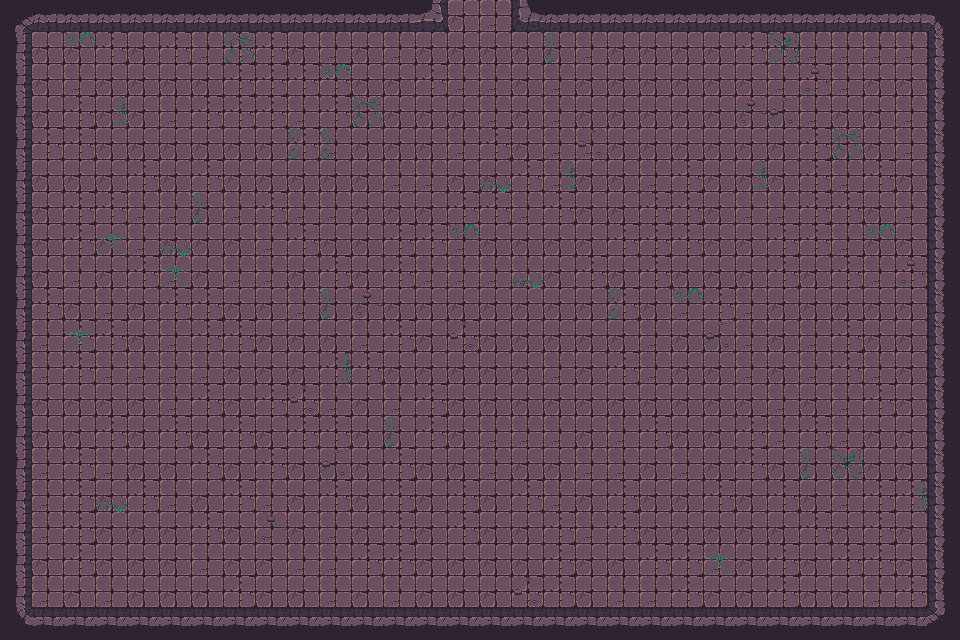

Rendered tile map (Tiled .tmx) drawn with the repository's tilesets; below, a short description and the full map source, tile grids included:
An orthogonal 30x20 tile map with 32x32 px tiles, 3 tile layers (Walls, Decor, Items), 2 tilesets and 58 objects.

<map version="1.10" tiledversion="1.11.2" orientation="orthogonal" renderorder="right-down" width="30" height="20" tilewidth="32" tileheight="32" infinite="0" nextlayerid="3" nextobjectid="1">
    <tileset firstgid="1" name="Town Tileset" tilewidth="32" tileheight="32" tilecount="64" columns="8">
        <image source="../../../tiles/World H Tileset.png" trans="ff00ff" width="256" height="256" />
        <tile id="4">
            <objectgroup draworder="index" id="2">
                <object id="1" x="0" y="0" width="32" height="32" />
            </objectgroup>
        </tile>
        <tile id="5">
            <objectgroup draworder="index" id="2">
                <object id="1" x="0" y="0" width="32" height="32" />
            </objectgroup>
        </tile>
        <tile id="6">
            <objectgroup draworder="index" id="2">
                <object id="1" x="0" y="0" width="32" height="32" />
            </objectgroup>
        </tile>
        <tile id="7">
            <objectgroup draworder="index" id="2">
                <object id="1" x="0" y="0" width="32" height="32" />
            </objectgroup>
        </tile>
        <tile id="8">
            <objectgroup draworder="index" id="2">
                <object id="1" x="0" y="0" width="32" height="32" />
            </objectgroup>
        </tile>
        <tile id="10">
            <objectgroup draworder="index" id="2">
                <object id="1" x="0" y="32" width="32" height="0" />
            </objectgroup>
        </tile>
        <tile id="11">
            <objectgroup draworder="index" id="2">
                <object id="1" x="0" y="32" width="32" height="0" />
                <object id="2" x="32" y="0" width="0" height="32" />
            </objectgroup>
        </tile>
        <tile id="12">
            <objectgroup draworder="index" id="2">
                <object id="1" x="32" y="0" width="0" height="32" />
            </objectgroup>
        </tile>
        <tile id="13">
            <objectgroup draworder="index" id="2">
                <object id="1" x="0" y="32" width="32" height="0" />
                <object id="2" x="0" y="32" width="32" height="0" />
                <object id="3" x="0" y="0" width="0" height="32" />
            </objectgroup>
        </tile>
        <tile id="14">
            <objectgroup draworder="index" id="2">
                <object id="1" x="0" y="0" width="0" height="32" />
            </objectgroup>
        </tile>
        <tile id="16">
            <objectgroup draworder="index" id="2">
                <object id="1" x="0" y="0" width="32" height="32" />
            </objectgroup>
        </tile>
        <tile id="24">
            <objectgroup draworder="index" id="2">
                <object id="1" x="0" y="0" width="32" height="32" />
            </objectgroup>
        </tile>
    </tileset>
    <tileset firstgid="65" name="Dungeon Crawler Tileset" tilewidth="32" tileheight="32" tilecount="100" columns="10">
        <image source="../../../tiles/Dungeon_Tile.png" trans="" width="320" height="320" />
        <tile id="2">
            <objectgroup draworder="index" id="2">
                <object id="1" x="0" y="0" width="32" height="32" />
            </objectgroup>
        </tile>
        <tile id="3">
            <objectgroup draworder="index" id="2">
                <object id="1" x="0" y="0" width="32" height="32" />
            </objectgroup>
        </tile>
        <tile id="4">
            <objectgroup draworder="index" id="2">
                <object id="1" x="0" y="0" width="32" height="32" />
            </objectgroup>
        </tile>
        <tile id="5">
            <objectgroup draworder="index" id="2">
                <object id="1" x="0" y="0" width="32" height="32" />
            </objectgroup>
        </tile>
        <tile id="6">
            <objectgroup draworder="index" id="2">
                <object id="1" x="0" y="0" width="32" height="32" />
            </objectgroup>
        </tile>
        <tile id="8">
            <objectgroup draworder="index" id="2">
                <object id="1" x="0" y="0" width="32" height="32" />
            </objectgroup>
        </tile>
        <tile id="12">
            <objectgroup draworder="index" id="2">
                <object id="1" x="0" y="0" width="32" height="32" />
            </objectgroup>
        </tile>
        <tile id="13">
            <objectgroup draworder="index" id="2">
                <object id="1" x="0" y="0" width="32" height="32" />
            </objectgroup>
        </tile>
        <tile id="14">
            <objectgroup draworder="index" id="2">
                <object id="1" x="0" y="0" width="32" height="32" />
            </objectgroup>
        </tile>
        <tile id="15">
            <objectgroup draworder="index" id="2">
                <object id="1" x="0" y="0" width="32" height="32" />
            </objectgroup>
        </tile>
        <tile id="16">
            <objectgroup draworder="index" id="2">
                <object id="1" x="0" y="0" width="32" height="32" />
            </objectgroup>
        </tile>
        <tile id="18">
            <objectgroup draworder="index" id="2">
                <object id="1" x="0" y="0" width="32" height="32" />
            </objectgroup>
        </tile>
        <tile id="22">
            <objectgroup draworder="index" id="2">
                <object id="1" x="0" y="0" width="32" height="32" />
            </objectgroup>
        </tile>
        <tile id="23">
            <objectgroup draworder="index" id="2">
                <object id="1" x="0" y="0" width="32" height="32" />
            </objectgroup>
        </tile>
        <tile id="24">
            <objectgroup draworder="index" id="2">
                <object id="1" x="0" y="0" width="32" height="32" />
            </objectgroup>
        </tile>
        <tile id="25">
            <objectgroup draworder="index" id="2">
                <object id="1" x="0" y="0" width="32" height="32" />
            </objectgroup>
        </tile>
        <tile id="26">
            <objectgroup draworder="index" id="2">
                <object id="1" x="0" y="0" width="32" height="32" />
            </objectgroup>
        </tile>
        <tile id="28">
            <objectgroup draworder="index" id="2">
                <object id="1" x="0" y="0" width="32" height="32" />
            </objectgroup>
        </tile>
        <tile id="32">
            <objectgroup draworder="index" id="2">
                <object id="1" x="0" y="0" width="32" height="32" />
            </objectgroup>
        </tile>
        <tile id="33">
            <objectgroup draworder="index" id="2">
                <object id="1" x="0" y="0" width="32" height="32" />
            </objectgroup>
        </tile>
        <tile id="34">
            <objectgroup draworder="index" id="2">
                <object id="1" x="0" y="0" width="32" height="32" />
            </objectgroup>
        </tile>
        <tile id="35">
            <objectgroup draworder="index" id="2">
                <object id="1" x="0" y="0" width="32" height="32" />
            </objectgroup>
        </tile>
        <tile id="36">
            <objectgroup draworder="index" id="2">
                <object id="1" x="0" y="0" width="32" height="32" />
            </objectgroup>
        </tile>
        <tile id="38">
            <objectgroup draworder="index" id="2">
                <object id="1" x="0" y="0" width="32" height="32" />
            </objectgroup>
        </tile>
        <tile id="42">
            <objectgroup draworder="index" id="2">
                <object id="1" x="0" y="0" width="32" height="32" />
            </objectgroup>
        </tile>
        <tile id="43">
            <objectgroup draworder="index" id="2">
                <object id="1" x="0" y="0" width="32" height="32" />
            </objectgroup>
        </tile>
        <tile id="44">
            <objectgroup draworder="index" id="2">
                <object id="1" x="0" y="0" width="32" height="32" />
            </objectgroup>
        </tile>
        <tile id="45">
            <objectgroup draworder="index" id="2">
                <object id="1" x="0" y="0" width="32" height="32" />
            </objectgroup>
        </tile>
        <tile id="46">
            <objectgroup draworder="index" id="2">
                <object id="1" x="0" y="0" width="32" height="32" />
            </objectgroup>
        </tile>
        <tile id="48">
            <objectgroup draworder="index" id="2">
                <object id="1" x="0" y="0" width="32" height="32" />
            </objectgroup>
        </tile>
        <tile id="52">
            <objectgroup draworder="index" id="2">
                <object id="1" x="0" y="0" width="32" height="32" />
            </objectgroup>
        </tile>
        <tile id="53">
            <objectgroup draworder="index" id="2">
                <object id="1" x="0" y="0" width="32" height="32" />
            </objectgroup>
        </tile>
        <tile id="54">
            <objectgroup draworder="index" id="2">
                <object id="1" x="0" y="0" width="32" height="32" />
            </objectgroup>
        </tile>
        <tile id="55">
            <objectgroup draworder="index" id="2">
                <object id="1" x="0" y="0" width="32" height="32" />
            </objectgroup>
        </tile>
        <tile id="56">
            <objectgroup draworder="index" id="2">
                <object id="1" x="0" y="0" width="32" height="32" />
            </objectgroup>
        </tile>
        <tile id="58">
            <objectgroup draworder="index" id="2">
                <object id="1" x="0" y="0" width="32" height="32" />
            </objectgroup>
        </tile>
        <tile id="62">
            <objectgroup draworder="index" id="2">
                <object id="1" x="0" y="0" width="32" height="32" />
            </objectgroup>
        </tile>
        <tile id="63">
            <objectgroup draworder="index" id="2">
                <object id="1" x="0" y="0" width="32" height="32" />
            </objectgroup>
        </tile>
        <tile id="64">
            <objectgroup draworder="index" id="2">
                <object id="1" x="0" y="0" width="32" height="32" />
            </objectgroup>
        </tile>
        <tile id="65">
            <objectgroup draworder="index" id="2">
                <object id="1" x="0" y="0" width="32" height="32" />
            </objectgroup>
        </tile>
        <tile id="66">
            <objectgroup draworder="index" id="2">
                <object id="1" x="0" y="0" width="32" height="32" />
            </objectgroup>
        </tile>
        <tile id="68">
            <objectgroup draworder="index" id="2">
                <object id="1" x="0" y="0" width="32" height="32" />
            </objectgroup>
        </tile>
        <tile id="80">
            <objectgroup draworder="index" id="2">
                <object id="1" x="0" y="0" width="32" height="32" />
            </objectgroup>
        </tile>
    </tileset>
    <layer id="1" name="Walls" width="30" height="20">
        <data encoding="csv">
67,68,68,68,68,68,68,68,68,68,68,68,68,103,75,66,100,68,68,68,68,68,68,68,68,68,68,68,68,69,
77,75,75,65,75,65,66,65,65,75,66,75,66,75,75,75,75,75,66,75,75,75,75,65,65,66,66,66,66,79,
77,75,66,75,75,75,75,65,65,65,65,75,75,65,66,66,75,66,75,75,75,75,75,75,66,65,66,75,75,79,
77,75,65,75,75,66,65,65,65,66,65,75,75,75,75,66,75,66,75,75,75,75,75,75,75,66,75,75,66,79,
77,65,65,75,75,75,75,75,75,65,66,75,75,75,66,65,75,66,66,75,75,75,75,75,75,65,75,75,66,79,
77,75,75,75,65,75,65,75,75,75,75,75,66,66,75,75,65,66,75,75,66,65,75,75,75,65,66,65,75,79,
77,75,65,65,66,66,75,66,65,66,66,75,75,75,65,65,66,65,75,75,65,65,75,66,66,65,65,75,66,79,
77,75,65,75,66,75,75,75,66,65,75,75,65,65,66,75,75,75,75,65,65,65,75,75,65,65,66,75,75,79,
77,75,66,75,65,66,75,66,66,75,65,75,65,66,66,66,66,75,65,75,65,75,75,75,65,75,65,66,65,79,
77,65,75,66,75,65,65,75,75,66,75,75,75,75,75,75,75,75,75,65,75,66,65,66,75,75,75,75,75,79,
77,66,65,65,75,66,65,65,75,75,75,66,65,75,65,75,75,75,75,75,66,75,75,66,75,66,65,75,75,79,
77,66,65,66,66,66,66,75,75,75,65,65,75,75,75,75,75,66,75,65,66,75,75,66,75,66,65,66,75,79,
77,75,75,75,75,66,65,75,65,65,66,75,66,65,75,75,75,75,75,75,75,75,75,75,66,75,66,65,75,79,
77,75,75,65,75,65,75,65,75,65,65,75,75,65,75,66,66,66,75,66,65,75,75,65,66,65,66,75,75,79,
77,66,65,66,75,75,65,75,65,75,75,75,65,75,75,66,75,75,66,66,75,66,75,65,75,75,75,75,75,79,
77,66,65,75,65,66,75,65,66,75,65,75,65,75,65,75,65,66,75,65,75,75,65,75,65,75,66,65,65,79,
77,66,65,75,75,75,65,75,66,75,66,75,65,75,65,75,75,65,66,65,75,75,75,75,75,65,75,65,75,79,
77,75,65,75,75,75,66,75,75,66,66,65,65,75,75,75,75,65,75,75,65,65,66,75,65,75,65,65,75,79,
77,66,75,66,75,75,75,65,75,75,66,75,66,75,75,75,65,65,75,66,66,65,75,75,65,75,75,66,65,79,
87,88,88,88,88,88,88,88,88,88,88,88,88,88,88,88,88,88,88,88,88,88,88,88,88,88,88,88,88,89
        </data>
    </layer>
    <layer id="1" name="Decor" width="30" height="20">
        <data encoding="csv">
133,133,133,133,133,133,133,133,133,133,133,133,133,133,133,133,133,133,133,133,133,133,133,133,133,133,133,133,133,133,
133,133,138,133,133,133,133,126,133,133,133,133,133,133,133,133,133,139,133,133,133,133,133,133,125,133,133,133,133,133,
133,133,133,133,133,133,133,133,133,133,138,133,133,133,133,133,133,133,133,133,133,133,133,133,133,115,133,133,133,133,
133,133,133,140,133,133,133,133,133,133,133,126,133,133,136,133,133,133,133,133,133,133,133,115,116,133,133,133,133,133,
133,133,133,133,133,133,133,136,133,139,139,133,133,133,133,133,133,133,116,133,133,133,133,133,133,133,126,133,133,133,
133,133,133,133,133,133,133,133,133,133,133,133,133,133,133,137,133,140,133,133,133,133,133,140,133,133,133,133,133,133,
133,133,133,133,133,133,139,133,133,133,133,133,133,133,133,133,133,133,133,133,133,133,133,133,133,133,133,133,133,133,
133,133,133,135,133,137,133,133,133,133,133,133,133,133,138,133,133,133,133,133,133,133,133,133,133,133,133,138,133,133,
133,136,133,133,133,135,133,133,133,133,133,133,133,133,133,133,137,133,133,133,133,133,133,133,133,133,133,133,115,133,
133,133,133,133,133,133,133,133,133,133,139,115,133,133,133,133,133,133,133,139,133,138,133,133,136,133,133,133,133,133,
133,133,135,133,133,133,133,133,133,133,133,133,133,136,116,133,133,133,133,133,133,133,116,133,133,133,133,133,133,133,
133,133,133,133,133,133,133,133,133,133,140,133,133,133,133,133,133,133,133,133,133,133,133,133,133,133,133,133,133,133,
133,133,133,133,133,133,133,133,133,116,133,133,133,133,133,133,133,133,133,133,133,133,133,136,133,133,133,133,133,133,
133,133,133,133,133,133,133,133,133,133,133,133,139,133,133,133,133,133,133,133,133,133,133,133,133,133,133,133,133,133,
133,133,133,133,133,133,133,133,133,133,116,133,133,133,133,133,133,133,133,133,133,133,133,133,133,139,125,133,133,133,
133,133,133,137,133,133,133,133,133,133,133,133,133,133,133,133,133,133,133,133,133,133,133,133,133,133,133,133,140,133,
133,133,133,133,133,133,133,133,115,133,133,133,133,133,133,133,133,133,133,133,133,133,133,133,133,133,133,133,133,133,
133,133,133,133,133,133,133,133,133,133,133,133,133,133,133,133,133,133,133,133,133,136,135,133,133,133,133,133,133,133,
133,133,133,133,133,133,133,133,133,133,133,133,133,133,133,133,116,133,133,133,133,133,133,133,133,133,133,133,133,133,
133,133,133,133,133,133,133,133,133,133,133,133,133,133,133,133,133,133,133,133,133,133,133,133,133,133,133,133,133,133
        </data>
    </layer>
    <layer id="1" name="Items" width="30" height="20">
        <data encoding="csv">
133,133,133,133,133,133,133,133,133,133,133,133,133,133,133,133,133,133,133,133,133,133,133,133,133,133,133,133,133,133,
133,133,133,133,133,133,133,133,133,133,133,133,133,133,133,133,133,133,133,133,133,133,133,133,133,133,133,133,133,133,
133,133,133,133,133,133,133,133,133,133,133,133,133,133,133,133,133,133,133,133,133,133,133,133,133,133,133,133,133,133,
133,133,133,133,133,133,133,133,133,133,133,133,133,133,133,133,133,133,133,133,133,133,133,133,133,133,133,133,133,133,
133,133,133,133,133,133,133,133,133,133,133,133,133,133,133,133,133,133,133,133,133,133,133,133,133,133,133,133,133,133,
133,133,133,133,133,133,133,133,133,133,133,133,133,133,133,133,133,133,133,133,133,133,133,133,133,133,133,133,133,133,
133,133,133,133,133,133,133,133,133,133,133,133,133,133,133,133,133,133,133,133,133,133,133,133,133,133,133,133,133,133,
133,133,133,133,133,133,133,133,133,133,133,133,133,133,133,133,133,133,133,133,133,133,133,133,133,133,133,133,133,133,
133,133,133,133,133,133,133,133,133,133,133,133,133,133,133,133,133,133,133,133,133,133,133,133,133,133,133,133,133,133,
133,133,133,133,133,133,133,133,133,133,133,133,133,133,133,133,133,133,133,133,133,133,133,133,133,133,133,133,133,133,
133,133,133,133,133,133,133,133,133,133,133,133,133,133,133,133,133,133,133,133,133,133,133,133,133,133,133,133,133,133,
133,133,133,133,133,133,133,133,133,133,133,133,133,133,133,133,133,133,133,133,133,133,133,133,133,133,133,133,133,133,
133,133,133,133,133,133,133,133,133,133,133,133,133,133,133,133,133,133,133,133,133,133,133,133,133,133,133,133,133,133,
133,133,133,133,133,133,133,133,133,133,133,133,133,133,133,133,133,133,133,133,133,133,133,133,133,133,133,133,133,133,
133,133,133,133,133,133,133,133,133,133,133,133,133,133,133,133,133,133,133,133,133,133,133,133,133,133,133,133,133,133,
133,133,133,133,133,133,133,133,133,133,133,133,133,133,133,133,133,133,133,133,133,133,133,133,133,133,133,133,133,133,
133,133,133,133,133,133,133,133,133,133,133,133,133,133,133,133,133,133,133,133,133,133,133,133,133,133,133,133,133,133,
133,133,133,133,133,133,133,133,133,133,133,133,133,133,133,133,133,133,133,133,133,133,133,133,133,133,133,133,133,133,
133,133,133,133,133,133,133,133,133,133,133,133,133,133,133,133,133,133,133,133,133,133,133,133,133,133,133,133,133,133,
133,133,133,133,133,133,133,133,133,133,133,133,133,133,133,133,133,133,133,133,133,133,133,133,133,133,133,133,133,133
        </data>
    </layer>
</map>
